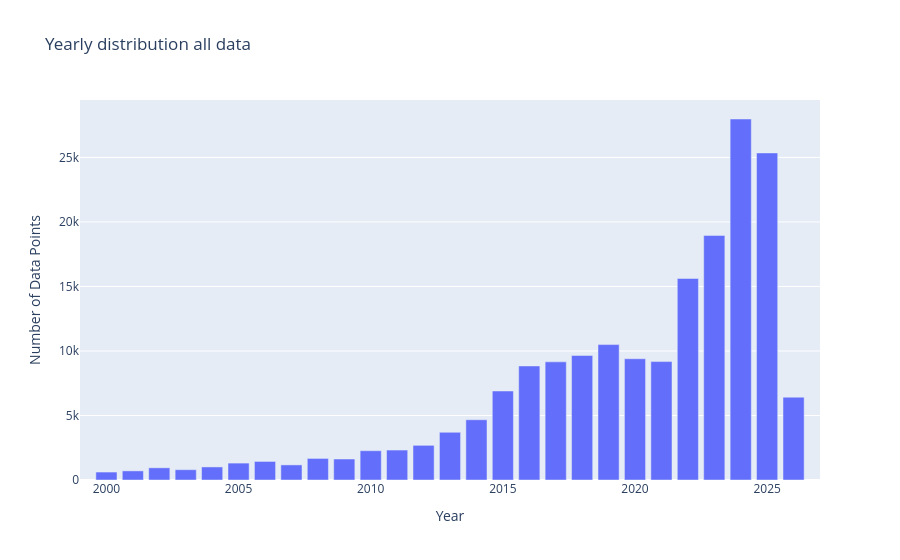

The notebook cell saved with this chart:
### Code cell
year_test=IOOS.copy()
year_test['date'] = pd.to_datetime(year_test['date'])
year_test['year'] = year_test['date'].dt.year
grouped = year_test.groupby(['year']).size().reset_index(name='DataPoints')

# Create bar chart
fig = px.bar(grouped,x='year', y='DataPoints', title='Yearly distribution all data',
             labels={'year': 'Year', 'DataPoints': 'Number of Data Points', 'metadata': 'Metadata'},)
fig.update_xaxes(range=[1999,2027])
fig.update_layout(barmode='stack')  # ensures stacking
fig.show()

### Figure 1 — Plotly figure (JSON) as saved in the notebook; plotly's stock layout.template omitted (floating-point values rounded to 4 significant figures)
{"data": [{"hovertemplate": "Year=%{x}<br>Number of Data Points=%{y}<extra></extra>", "legendgroup": "", "marker": {"color": "#636efa", "pattern": {"shape": ""}}, "name": "", "orientation": "v", "showlegend": false, "textposition": "auto", "type": "bar", "x": [2000, 2001, 2002, 2003, 2004, 2005, 2006, 2007, 2008, 2009, 2010, 2011, 2012, 2013, 2014, 2015, 2016, 2017, 2018, 2019, 2020, 2021, 2022, 2023, 2024, 2025, 2026], "xaxis": "x", "y": [617, 706, 945, 798, 1012, 1310, 1439, 1170, 1672, 1627, 2270, 2321, 2687, 3697, 4669, 6897, 8839, 9156, 9653, 10495, 9397, 9178, 15618, 18958, 27980, 25350, 6421], "yaxis": "y"}], "layout": {"autosize": true, "barmode": "stack", "legend": {"tracegroupgap": 0}, "title": {"text": "Yearly distribution all data"}, "xaxis": {"anchor": "y", "domain": [0, 1], "range": [1999, 2027], "title": {"text": "Year"}, "type": "linear"}, "yaxis": {"anchor": "x", "autorange": true, "domain": [0, 1], "range": [0, 29450.0], "title": {"text": "Number of Data Points"}, "type": "linear"}}}
